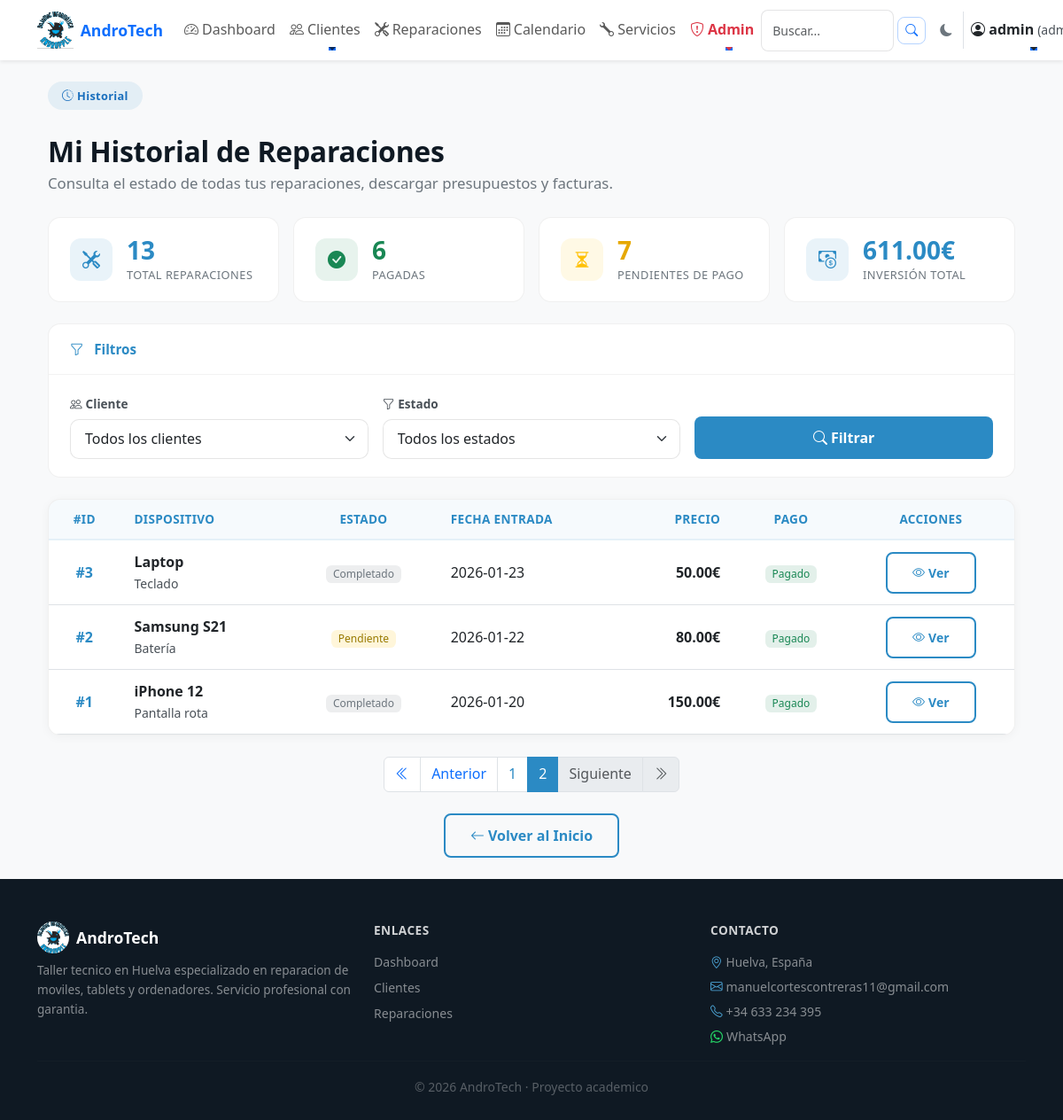
/cliente/historial?page=2 (signed in), run on the app's committed database.
### tables this page shows
CREATE TABLE reparaciones (
    id INTEGER PRIMARY KEY AUTOINCREMENT,
    cliente_id INTEGER,
    dispositivo TEXT NOT NULL,
    descripcion TEXT,
    estado TEXT DEFAULT 'Pendiente',
    fecha_entrada TEXT,
    fecha_salida TEXT,
    precio REAL,
    tipo_documento TEXT DEFAULT 'presupuesto',
    estado_pago TEXT DEFAULT 'Pendiente',
    fecha_pago TEXT,
    metodo_pago TEXT, firma TEXT,
    FOREIGN KEY (cliente_id) REFERENCES clientes(id)
);

### app.py (the view)
@app.route("/cliente/historial")
@login_required
@permiso_requerido('clientes_historial')
def historial_cliente():
    conn = get_db()
    total_reparaciones = conn.execute("SELECT COUNT(*) FROM reparaciones").fetchone()[0]
    pagadas = conn.execute("SELECT COUNT(*) FROM reparaciones WHERE estado_pago = 'Pagado'").fetchone()[0]
    pendientes = conn.execute("SELECT COUNT(*) FROM reparaciones WHERE estado_pago != 'Pagado'").fetchone()[0]
    total_invertido = conn.execute("SELECT IFNULL(SUM(precio), 0) FROM reparaciones WHERE precio IS NOT NULL").fetchone()[0]
    promedio_precio = conn.execute("SELECT IFNULL(AVG(precio), 0) FROM reparaciones WHERE precio IS NOT NULL").fetchone()[0]
    total_completadas = conn.execute("SELECT COUNT(*) FROM reparaciones WHERE estado = 'Terminado' OR estado = 'Entregado'").fetchone()[0]
    estado_filtro = request.args.get('estado', '').strip()
    cliente_filtro = request.args.get('cliente_id', '').strip()
    try:
        page = int(request.args.get('page', 1))
        if page < 1:
            page = 1
    except ValueError:
        page = 1
    per_page = 10
    offset = (page - 1) * per_page
    base_sql = "SELECT reparaciones.*, clientes.nombre AS cliente FROM reparaciones LEFT JOIN clientes ON clientes.id = reparaciones.cliente_id"
    where = []
    params = []
    if estado_filtro:
        where.append("reparaciones.estado = ?")
        params.append(estado_filtro)
    if cliente_filtro:
        where.append("reparaciones.cliente_id = ?")
        params.append(cliente_filtro)
    where_clause = (" WHERE " + " AND ".join(where)) if where else ""
    total_count = conn.execute("SELECT COUNT(*) FROM reparaciones" + where_clause, params).fetchone()[0]
    total_pages = (total_count + per_page - 1) // per_page if total_count > 0 else 1
    reparaciones_rows = conn.execute(base_sql + where_clause + " ORDER BY reparaciones.id DESC LIMIT ? OFFSET ?", params + [per_page, offset]).fetchall()
    reparaciones = [dict(r) for r in reparaciones_rows]
    reparaciones_enriquecidas = []
    for r in reparaciones:
        ultima_actualizacion = conn.execute(
            "SELECT fecha_cambio FROM reparaciones_historial WHERE reparacion_id = ? ORDER BY fecha_cambio DESC LIMIT 1",
            (r['id'],)
        ).fetchone()
        r['ultima_actualizacion'] = ultima_actualizacion['fecha_cambio'] if ultima_actualizacion else None
        reparaciones_enriquecidas.append(r)
    estados = conn.execute("SELECT DISTINCT estado FROM reparaciones ORDER BY estado").fetchall()
    clientes = conn.execute("SELECT id, nombre FROM clientes ORDER BY nombre").fetchall()
    conn.close()
    stats = {
        'total_reparaciones': total_reparaciones,
        'pagadas': pagadas,
        'pendientes': pendientes,
        'total_invertido': total_invertido or 0,
        'promedio_precio': promedio_precio or 0,
        'total_completadas': total_completadas,
    }
    return render_template('historial_cliente.html', reparaciones=reparaciones_enriquecidas, stats=stats, estados=estados, clientes=clientes, estado_filtro=estado_filtro, cliente_filtro=cliente_filtro, page=page, total_pages=total_pages)

### app.py (called while the page is built)
@app.before_request
def make_session_permanent():
    session.permanent = True

@app.after_request
def add_security_headers(response):
    response.headers['X-Frame-Options'] = 'SAMEORIGIN'
    response.headers['X-Content-Type-Options'] = 'nosniff'
    response.headers['Referrer-Policy'] = 'strict-origin-when-cross-origin'
    return response

@app.template_filter('strftime')
def strftime_filter(date_str, format_str='%d/%m/%Y'):
    if not date_str or date_str == '':
        return datetime.now().strftime(format_str)
    if isinstance(date_str, str):
        try:
            date_obj = datetime.strptime(date_str, '%Y-%m-%d')
        except:
            return date_str
    else:
        date_obj = date_str
    return date_obj.strftime(format_str)

@app.before_request
def ensure_csrf_token():
    if 'csrf_token' not in session:
        session['csrf_token'] = secrets.token_urlsafe(16)

@app.context_processor
def inject_csrf_token():
    return dict(csrf_token=session.get('csrf_token'))

@app.context_processor
def inject_permisos():
    return dict(tiene_permiso=tiene_permiso)

### auth.py (called while the page is built)
def tiene_permiso(permiso):
    rol = session.get('rol', '')
    if rol == 'admin':
        return True
    permisos = session.get('permisos', [])
    return permiso in permisos

def login_required(f):
    @wraps(f)
    def decorated_function(*args, **kwargs):
        if 'usuario' not in session:
            flash('Debes iniciar sesion para acceder a esta pagina.', 'danger')
            return redirect(url_for('login'))
        return f(*args, **kwargs)
    return decorated_function

def permiso_requerido(permiso):
    def decorator(f):
        @wraps(f)
        @login_required
        def decorated_function(*args, **kwargs):
            if not tiene_permiso(permiso):
                flash('No tienes permisos para realizar esta accion.', 'danger')
                return redirect(url_for('dashboard'))
            return f(*args, **kwargs)
        return decorated_function
    return decorator

### db.py (called while the page is built)
def get_db():
    conn = sqlite3.connect("database/andro_tech.db")
    conn.row_factory = sqlite3.Row
    return conn

### utils/security.py (called while the page is built)
def ensure_csrf_token():
    if 'csrf_token' not in session:
        session['csrf_token'] = secrets.token_urlsafe(16)

def inject_csrf_token():
    return dict(csrf_token=session.get('csrf_token'))

### templates/historial_cliente.html (shortened to what this page needs)
{% extends "base.html" %}
{% block content %}
<div class="container py-4">
    <div class="row mb-4 align-items-end">
        <div class="col">
            <span class="at-pill"><i class="bi bi-clock-history me-1"></i>Historial</span>
            <h1 class="at-section-title mt-2 mb-1">Mi Historial de Reparaciones</h1>
            <p class="at-section-sub" style="margin:0;max-width:none;">Consulta el estado de todas tus reparaciones, descargar presupuestos y facturas.</p>
        </div>
    </div>
    <div class="row g-3 mb-4">
        <div class="col-6 col-lg-3">
            <div class="at-dash-kpi">
                <div class="at-dash-kpi-icon" style="background: rgba(43,138,196,.1);">
                    <i class="bi bi-tools" style="color: #2B8AC4;"></i>
                </div>
                <div>
                    <div class="at-dash-kpi-value" style="color: #2B8AC4;">{{ stats.total_reparaciones }}</div>
                    <div class="at-dash-kpi-label">Total reparaciones</div>
                </div>
            </div>
        </div>
        <div class="col-6 col-lg-3">
            <div class="at-dash-kpi">
                <div class="at-dash-kpi-icon" style="background: rgba(25,135,84,.1);">
                    <i class="bi bi-check-circle-fill" style="color: #198754;"></i>
                </div>
                <div>
                    <div class="at-dash-kpi-value" style="color: #198754;">{{ stats.pagadas }}</div>
                    <div class="at-dash-kpi-label">Pagadas</div>
                </div>
            </div>
        </div>
        <div class="col-6 col-lg-3">
            <div class="at-dash-kpi">
                <div class="at-dash-kpi-icon" style="background: rgba(255,193,7,.1);">
                    <i class="bi bi-hourglass-split" style="color: #ffc107;"></i>
                </div>
                <div>
                    <div class="at-dash-kpi-value" style="color: #e6a800;">{{ stats.pendientes }}</div>
                    <div class="at-dash-kpi-label">Pendientes de pago</div>
                </div>
            </div>
        </div>
        <div class="col-6 col-lg-3">
            <div class="at-dash-kpi">
                <div class="at-dash-kpi-icon" style="background: rgba(43,138,196,.1);">
                    <i class="bi bi-cash-coin" style="color: #2B8AC4;"></i>
                </div>
                <div>
                    <div class="at-dash-kpi-value" style="color: #2B8AC4;">{{ "%.2f"|format(stats.total_invertido) }}&euro;</div>
                    <div class="at-dash-kpi-label">Inversi&oacute;n total</div>
                </div>
            </div>
        </div>
    </div>
    <div class="at-dash-card mb-4">
        <div class="at-dash-card-header">
            <i class="bi bi-funnel me-1"></i>Filtros
        </div>
        <div class="at-dash-card-body">
            <form method="GET" class="at-admin-form row g-3 align-items-end">
                <div class="col-md-4">
                    <label for="cliente_id" class="form-label fw-semibold">
                        <i class="bi bi-people me-1"></i>Cliente
                    </label>
                    <select id="cliente_id" name="cliente_id" class="form-select">
                        <option value="">Todos los clientes</option>
                    </select>
                </div>
                <div class="col-md-4">
                    <label for="estado" class="form-label fw-semibold">
                        <i class="bi bi-funnel me-1"></i>Estado
                    </label>
                    <select id="estado" name="estado" class="form-select">
                        <option value="">Todos los estados</option>
                    </select>
                </div>
                <div class="col-md-4 d-flex gap-2">
                    <button type="submit" class="at-btn-primary btn flex-fill">
                        <i class="bi bi-search me-1"></i>Filtrar
                    </button>
                </div>
            </form>
        </div>
    </div>
    {% if not reparaciones %}
    <div class="at-empty-state">
        <i class="bi bi-inbox"></i>
        <h5>No hay reparaciones en tu historial</h5>
        <p>Cuando lleves un dispositivo a reparar, aparecer&aacute; aqu&iacute; el historial completo.</p>
    </div>
    {% else %}
    <div class="at-admin-card mb-4">
        <div class="table-responsive">
            <table class="at-admin-table table table-hover mb-0">
                <thead>
                    <tr>
                        <th class="text-center">#ID</th>
                        <th>Dispositivo</th>
                        <th class="text-center">Estado</th>
                        <th>Fecha Entrada</th>
                        <th class="text-end">Precio</th>
                        <th class="text-center">Pago</th>
                        <th class="text-center">Acciones</th>
                    </tr>
                </thead>
                <tbody>
                    {% for rep in reparaciones %}
                    <tr class="align-middle">
                        <td class="text-center fw-semibold" style="color:#2B8AC4;">#{{ rep.id }}</td>
                        <td>
                            <div class="fw-semibold">{{ rep.dispositivo }}</div>
                            <small class="text-muted">{{ rep.descripcion[:50] if rep.descripcion else 'Sin descripci&oacute;n' }}</small>
                        </td>
                        <td class="text-center">
                            {% if rep.estado == 'Pendiente' %}
                                <span class="badge" style="background:rgba(255,193,7,.15);color:#997a00;">{{ rep.estado }}</span>
                            {% elif rep.estado == 'En proceso' %}
                                <span class="badge" style="background:rgba(43,138,196,.12);color:#2B8AC4;">{{ rep.estado }}</span>
                            {% elif rep.estado in ['Terminado', 'Entregado'] %}
                                <span class="badge" style="background:rgba(25,135,84,.12);color:#198754;">{{ rep.estado }}</span>
                            {% else %}
                                <span class="badge" style="background:rgba(108,117,125,.12);color:#6c757d;">{{ rep.estado }}</span>
                            {% endif %}
                        </td>
                        <td>{{ rep.fecha_entrada }}</td>
                        <td class="text-end fw-semibold">
                            {% if rep.precio %}
                                {{ "%.2f"|format(rep.precio) }}&euro;
                            {% else %}
                                <span class="text-muted">Pendiente</span>
                            {% endif %}
                        </td>
                        <td class="text-center">
                            {% if rep.estado_pago == 'Pagado' %}
                                <span class="badge" style="background:rgba(25,135,84,.12);color:#198754;">Pagado</span>
                            {% else %}
                                <span class="badge" style="background:rgba(220,53,69,.1);color:#dc3545;">Pendiente</span>
                            {% endif %}
                        </td>
                        <td class="text-center">
                            <button type="button"
                                    class="at-btn-outline btn btn-sm"
                                    data-bs-toggle="modal"
                                    data-bs-target="#detallesModal{{ rep.id }}">
                                <i class="bi bi-eye me-1"></i>Ver
                            </button>
                        </td>
                    </tr>
                    {% endfor %}
                </tbody>
            </table>
        </div>
    </div>
    {% if total_pages > 1 %}
    <nav aria-label="Paginaci&oacute;n" class="mt-4">
        <ul class="pagination justify-content-center">
            {% if page > 1 %}
                <li class="page-item">
                    <a class="page-link" href="?page=1{% if cliente_filtro %}&cliente_id={{ cliente_filtro }}{% endif %}{% if estado_filtro %}&estado={{ estado_filtro }}{% endif %}">
                        <i class="bi bi-chevron-double-left"></i>
                    </a>
                </li>
                <li class="page-item">
                    <a class="page-link" href="?page={{ page-1 }}{% if cliente_filtro %}&cliente_id={{ cliente_filtro }}{% endif %}{% if estado_filtro %}&estado={{ estado_filtro }}{% endif %}">
                        Anterior
                    </a>
                </li>
            {% endif %}
            {% for i in range(1, total_pages + 1) %}
                {% if i == page %}
                    <li class="page-item active">
                        <span class="page-link" style="background:#2B8AC4;border-color:#2B8AC4;">{{ i }}</span>
                    </li>
                {% else %}
                    <li class="page-item">
                        <a class="page-link" style="color:#2B8AC4;" href="?page={{ i }}{% if cliente_filtro %}&cliente_id={{ cliente_filtro }}{% endif %}{% if estado_filtro %}&estado={{ estado_filtro }}{% endif %}">{{ i }}</a>
                    </li>
                {% endif %}
            {% endfor %}
            {% if page < total_pages %}
                <li class="page-item">
                    <a class="page-link" href="?page={{ page+1 }}{% if cliente_filtro %}&cliente_id={{ cliente_filtro }}{% endif %}{% if estado_filtro %}&estado={{ estado_filtro }}{% endif %}">
                        Siguiente
                    </a>
                </li>
                <li class="page-item">
                    <a class="page-link" href="?page={{ total_pages }}{% if cliente_filtro %}&cliente_id={{ cliente_filtro }}{% endif %}{% if estado_filtro %}&estado={{ estado_filtro }}{% endif %}">
                        <i class="bi bi-chevron-double-right"></i>
                    </a>
                </li>
            {% else %}
                <li class="page-item disabled">
                    <span class="page-link">Siguiente</span>
                </li>
                <li class="page-item disabled">
                    <span class="page-link"><i class="bi bi-chevron-double-right"></i></span>
                </li>
            {% endif %}
        </ul>
    </nav>
    {% endif %}
    {% endif %}
    <div class="text-center mt-4">
        <a href="/" class="at-btn-outline btn">
            <i class="bi bi-arrow-left me-1"></i>Volver al Inicio
        </a>
    </div>
</div>
{% endblock %}

### data on the page
reparaciones: id "3", dispositivo "Laptop", descripcion "Teclado", estado "Completado", fecha_entrada "2026-01-23", precio "50.00", estado_pago "Pagado"
reparaciones: id "2", dispositivo "Samsung S21", descripcion "Batería", estado "Pendiente", fecha_entrada "2026-01-22", precio "80.00", estado_pago "Pagado"
reparaciones: dispositivo "iPhone 12", descripcion "Pantalla rota", estado "Completado", fecha_entrada "2026-01-20", precio "150.00"

### other printed values
{{ session.usuario }} "admin"
{{ stats.total_reparaciones }} "13"
{{ stats.pagadas }} "6"
{{ stats.pendientes }} "7"
{{ "%.2f"|format(stats.total_invertido) }} "611.00"
{{ rep.id }} "1"
{{ i }} "1"
{{ i }} "2"
